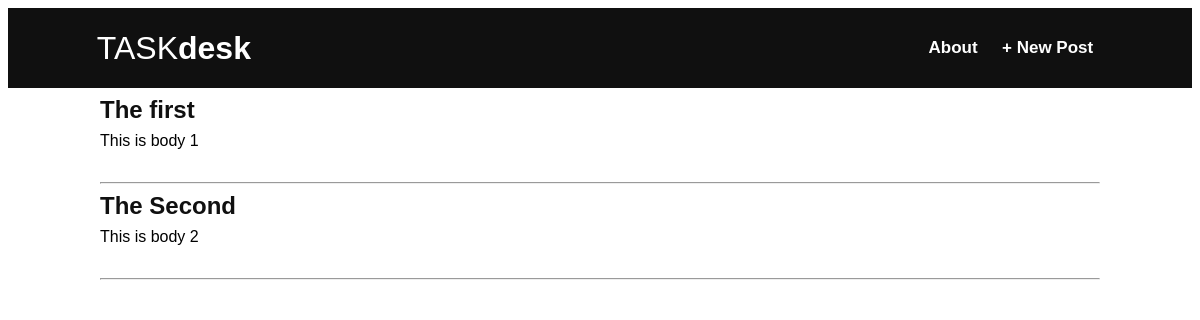
The app's page /, older data.
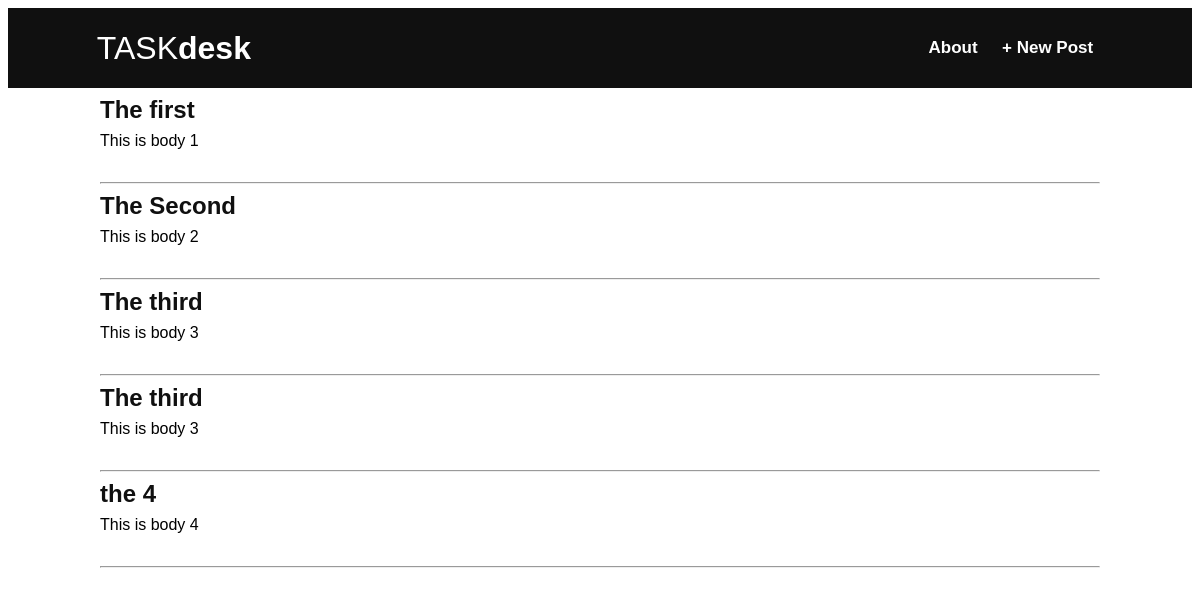
The same page, newer data.
### posts/models.py (models this page shows, shortened)
class Post(models.Model):
    author = models.ForeignKey(Author, on_delete=models.CASCADE)
    title = models.CharField(max_length=255)
    body = models.TextField()
    post_time = models.DateTimeField(auto_now_add=True)
    category = models.ManyToManyField(Category)

### posts/views.py (the view)
# urls.py: path('', PostListView.as_view(), name='home'),
class PostListView(ListView):
    model = Post
    template_name = 'home.html'
    content_object_name = 'all_posts_list'

### templates/home.html (shortened to what this page needs)
{% extends 'base.html' %}
{% block content %}
    {% for post in object_list %}
        <div class="post-entry">
            <h2><a href="{% url 'post_detail' post.pk %}">{{ post.title }}</a></h2>
            <p>{{ post.body }}</p>
        </div>
        <hr>
    {% endfor %}
{% endblock content %}

### templates/base.html (shortened to what this page needs)
<!DOCTYPE html>
<html lang="en">
<head>
    {% load static %}
    <link href="{% static 'css/style.css' %}" rel="stylesheet">
</head>
<body>
    <header>
        <div class="inner_header">
            <div class="logo_container">
                <a class='home' href="{% url 'home' %}" title="Home page"><h1>TASK<span>desk</span></h1></a>
            </div>
            <nav>
                <ul class="navigation">
                    <li class="pages">
                        <a class="item" href="/about/" title="about app">
                            <p class="scale">About</p>
                        </a>
                    </li>
                    <li class="pages">
                        <a class="item" href="{% url 'post_new' %}" title="create new post">
                            <p class="scale">+ New Post</p>
                        </a>
                    </li>
                </ul>
            </nav>
        </div>
    </header>
    <main>
        {% block content %}
        {% endblock content %}
    </main>
</body>
</html>

### static/css/style.css (style rules this page uses)
body { font-family: 'Source Sans Pro', sans-serif; }
header { width: 100%; height: 80px; display: block; background-color: #101010; }
.inner_header { width: 85%; height: 100%; display: block; margin: 0 auto; align-items: center; }
.logo_container { height: 100%; display: table; float: left; }
.home { text-decoration: none; display: table-cell; vertical-align: middle; }
.logo_container h1 { color: white; display: table-cell; vertical-align: middle; font-size: 32px; font-weight: 200; transition: 1s; }
.logo_container h1 span { font-weight: 800; }
nav { height: 100%; float: right; }
.navigation { height: 100%; margin: 0; }
.navigation a:last-child { padding-right: 0px; }
.pages { display: inline-flex; padding-top: 11%; height: 100%; margin: 10px; }
.item { margin: 0; color: white; text-decoration: none; vertical-align: middle; }
.scale { margin: 0; height: 100%; vertical-align: middle; font-size: 17px; font-weight: 600; color: white; transition: 1s; }
main { width: 1000px; height: 100%; display: block; margin: 0 auto; }
.post-entry { margin-bottom: 2rem; }
.post-entry h2 { margin: 0.5rem 0; }
.post-entry h2 a, .post-entry h2 a:visited { color:#101010; text-decoration: none; }
.post-entry p { margin: 0; font-weight: 400; }

Row changes from the older to the newer data that the page shows:
added Post: title "The third", body "This is body 3"
added Post: title "The third", body "This is body 3"
added Post: title "the 4", body "This is body 4"
